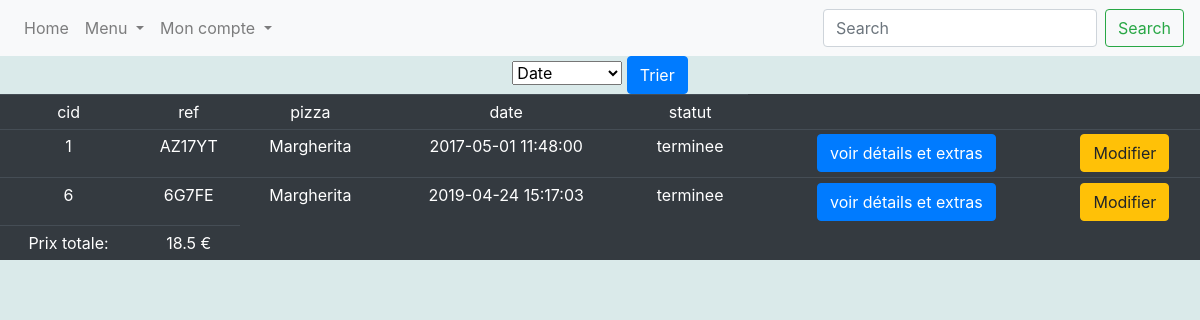
Screenshot of /mes_commandes.php (signed in) with the database file from the repository.
### tables this page shows
CREATE TABLE IF NOT EXISTS `commandes` (
  `cid` int(11) NOT NULL AUTO_INCREMENT,
  `ref` varchar(10) NOT NULL,
  `uid` int(11) NOT NULL,
  `rid` int(11) NOT NULL,
  `date` datetime NOT NULL,
  `statut` enum('preparation','livraison','terminee','') NOT NULL DEFAULT 'preparation',
  PRIMARY KEY (`cid`),
  KEY `uid` (`uid`),
  KEY `rid` (`rid`)
);

CREATE TABLE IF NOT EXISTS `recettes` (
  `rid` int(11) NOT NULL AUTO_INCREMENT,
  `nom` varchar(30) NOT NULL,
  `prix` float UNSIGNED NOT NULL,
  PRIMARY KEY (`rid`)
);

### auth/loader.php (called while the page is built, shortened)
<?php
spl_autoload_register(function ($class) {
    $path = explode('\\',$class);
    $class = array_pop($path);
});
$idm = new Pw\Auth\Identity\IdentityManager();

### auth/IdentityManager.php (called while the page is built, shortened)
<?php
class IdentityManager implements \ArrayAccess
{
    protected $storage;
    public function __construct(&$storage = null)
    {
        if (is_array($storage)) {
            $this->storage = &$storage;
        } elseif ($storage instanceof ArrayAccess) {
            $this->storage = $storage;
        } else {
            $this->storage = &$_SESSION;
        }
    }
    public function hasIdentity()
    {
        return isset($this->storage[self::IDKEY]) && isset($this->storage[self::IDKEY]['identity']);
    }
    public function hasUid()
    {
        return $this->hasIdentity() && isset($this->storage[self::IDKEY]['uid']);
    }
    public function getUid()
    {
        return $this->storage[self::IDKEY]['uid'];
    }
}

### mes_commandes.php (the view, shortened to what this page needs)
<?php
require("auth/EtreAuthentifie.php");
include 'header.php';
include 'toolbar.php';
include "select_trie.php";
if(!empty($_POST["trier"]) && $_POST["trier"] == "nom"){
	$sql = "SELECT cid, ref, nom as pizza, date, statut FROM commandes JOIN recettes on commandes.rid = recettes.rid WHERE uid = ? ORDER BY pizza";
}
else if(!empty($_POST["trier"]) && $_POST["trier"] == "date"){
	$sql = "SELECT cid, ref, nom as pizza, date, statut FROM commandes JOIN recettes on commandes.rid = recettes.rid WHERE uid = ? ORDER BY date";
}
else if(!empty($_POST["trier"]) && $_POST["trier"] == "preparation"){
	$sql = "SELECT cid, ref, nom as pizza, date, statut FROM commandes JOIN recettes on commandes.rid = recettes.rid WHERE uid = ? AND statut = 'preparation'";
}
else if(!empty($_POST["trier"]) && $_POST["trier"] == "terminee"){
	$sql = "SELECT cid, ref, nom as pizza, date, statut FROM commandes JOIN recettes on commandes.rid = recettes.rid WHERE uid = ? AND statut = 'terminee'";
}
else if(!empty($_POST["trier"]) && $_POST["trier"] == "livraison"){
	$sql = "SELECT cid, ref, nom as pizza, date, statut FROM commandes JOIN recettes on commandes.rid = recettes.rid WHERE uid = ? AND statut = 'livraison'";
}
else{
	$sql = "SELECT cid, ref, nom as pizza, date, statut FROM commandes JOIN recettes on commandes.rid = recettes.rid WHERE uid = ? ORDER BY cid";
}
$req = $db -> prepare($sql);
$res = $req -> execute(array($idm -> getUid()));
if($res){
	if($req -> rowcount() == 0)
		echo "<p class='error'>Aucune commande</p>";
	else{
		$affiche = "<div class=center> <table class='table table-sm table-dark'>";
		$affiche .= "<tr><td>cid</td> <td>ref</td> <td>pizza</td> <td>date</td> <td>statut</td></tr>";
		while($row = $req -> fetch()){
			foreach (["cid", "ref", "pizza", "date", "statut"] as $nom) {
				if($nom == "cid")
					$affiche .= "<tr><td>". htmlspecialchars($row[$nom]) . "</td>";
				else if($nom == "statut"){
					$var = $row["cid"];
					$affiche .= "<td>" . htmlspecialchars($row[$nom]) . "<td/>" .'  <td><a class="btn btn-primary" href="details_commande.php?cid='.$var.'">voir détails et extras</a></td> <td><a class="btn btn-warning" href="modification_commande.php?cid='.$var.'">Modifier</a></td></tr>';
				}
				else
					$affiche .= "<td>" . htmlspecialchars($row[$nom]) . "</td>";
			}
		}
		$sql = "SELECT SUM(prix) as prix FROM recettes JOIN commandes on recettes.rid = commandes.rid WHERE uid = ?";
		$req = $db -> prepare($sql);
		$res = $req -> execute(array($idm -> getUid()));
		if($res){
			$row = $req -> fetch();
			$prix = $row["prix"];
			$sql = "SELECT SUM(prix) as prix FROM commandes JOIN extras ON extras.cid = commandes.cid LEFT OUTER JOIN supplements on supplements.sid = extras.sid WHERE uid = ?";
			$req = $db -> prepare($sql);
			$res = $req -> execute(array($idm -> getUid()));
			if($res){
				$row = $req -> fetch();
				$prix += $row["prix"];
				$affiche .= "<div><td>Prix totale:</td><td>" .$prix. " €</td></div>";
				$affiche .= "</table> </div>";
				echo $affiche;
			} else
				echo "<p class=error>une erreur s'est produite veillez contacter l'admin</p>";
		} else
			echo "<p class=error>une erreur s'est produite veillez contacter l'admin</p>";
	}
}else{
	echo "<p class=error>une erreur s'est produite veillez contacter l'admin</p>";
}
include 'footer.php';
?>

### header.php (style rules this page uses)
.center { text-align: center; }
.center table { margin-left:auto; margin-right:auto; }
body { background-color: #DAEAEA; }

### rows the page displays
commandes: cid "1", ref "AZ17YT", rid.nom "Margherita", date "2017-05-01 11:48:00", statut "terminee"
commandes: cid "6", ref "6G7FE", rid.nom "Margherita", date "2019-04-24 15:17:03", statut "terminee"

### other values shown
$prix "18.5"
